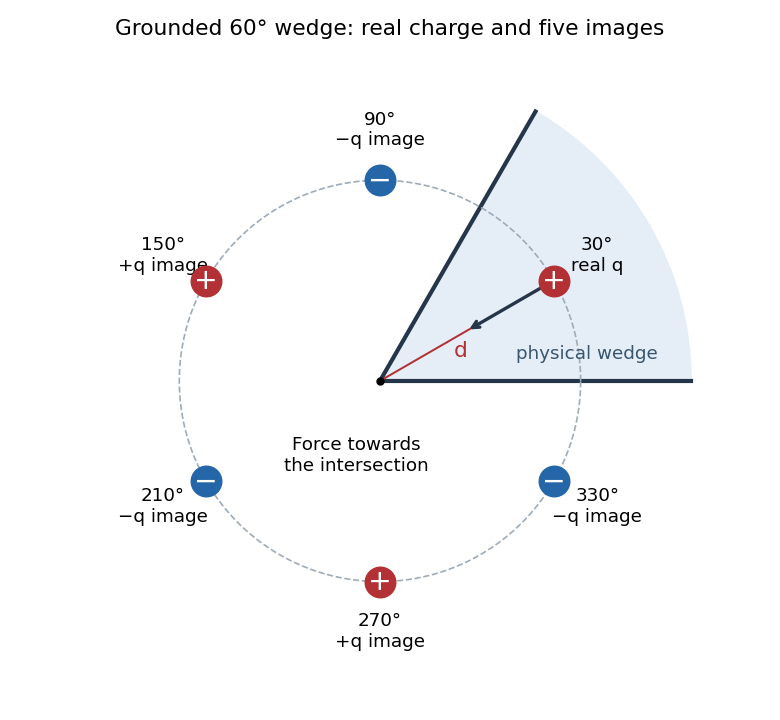

The script that drew this image:
"""Original method-of-images construction; Python 3.14, numpy/matplotlib."""
from pathlib import Path
import matplotlib
matplotlib.use('Agg')
import matplotlib.pyplot as plt
import numpy as np
from matplotlib.patches import Wedge

fig,ax=plt.subplots(figsize=(6.5,6),facecolor='white')
ax.add_patch(Wedge((0,0),1.55,0,60,color='#e5eef7'))
for angle in [0,np.pi/3]:
    ax.plot([0,1.55*np.cos(angle)],[0,1.55*np.sin(angle)],color='#26364a',lw=2.5)
t=np.linspace(0,2*np.pi,361);ax.plot(np.cos(t),np.sin(t),'--',color='#9eabb8',lw=1)
for j,deg in enumerate(range(30,360,60)):
    th=np.deg2rad(deg);x,y=np.cos(th),np.sin(th)
    positive=j%2==0;color='#b33134' if positive else '#2466a7'
    ax.scatter(x,y,s=330,c=color,zorder=5)
    ax.text(x,y,'+' if positive else '−',color='white',ha='center',va='center',fontsize=17,zorder=6)
    ax.text(1.25*x,1.25*y,f'{deg}°\n'+('real q' if j==0 else ('+q image' if positive else '−q image')),ha='center',va='center',fontsize=11)
ax.plot([0,np.sqrt(3)/2],[0,.5],color='#b33134',lw=1.2)
ax.text(.37,.12,'d',fontsize=13,color='#b33134')
ax.text(.68,.11,'physical wedge',fontsize=11,color='#385571')
ax.annotate('',xy=(.43,.248),xytext=(.81,.468),arrowprops={'arrowstyle':'->','color':'#26364a','lw':2})
ax.text(-.12,-.45,'Force towards\nthe intersection',fontsize=11,ha='center')
ax.plot(0,0,'ko',ms=4);ax.set_aspect('equal');ax.set_xlim(-1.6,1.7);ax.set_ylim(-1.6,1.6);ax.axis('off')
ax.set_title('Grounded 60° wedge: real charge and five images',fontsize=13,pad=15)
fig.tight_layout()
fig.savefig(Path.cwd()/Path(__file__).with_suffix('.png').name,dpi=120,facecolor='white',transparent=False)
